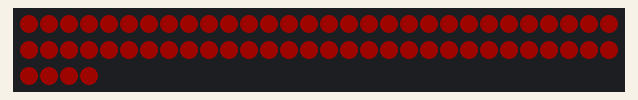
Recording of a sketch running on a simulated Arduino Uno, built with avr-gcc and run on an emulated ATmega328P. Parts: 64 RGB LEDs in strip order, left to right, continuing on the next row. Dim RGB values are drawn brighter than linear.

Above: at 0.12 s.
At 0.76 s:
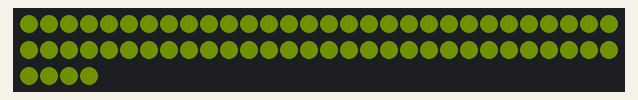
At 1.66 s:
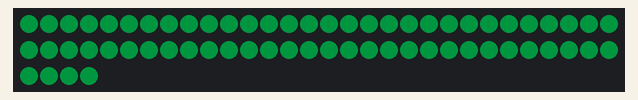
At 2.3 s:
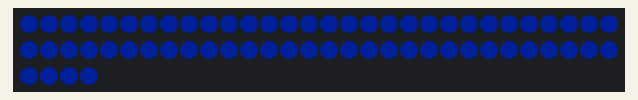
At 3.21 s:
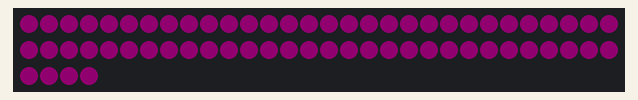

The sketch:

Neo8.ino
```cpp
#include <Adafruit_NeoPixel.h>

//declaring the neopixel strip
Adafruit_NeoPixel strip(64, 6);

void setup() {
  // put your setup code here, to run once:
  strip.begin();
  strip.clear();
  strip.setBrightness(30);
}

void loop() {
  // put your main code here, to run repeatedly:
  //a forloop for the colors
  //starts at a color value of 0 and then increases by one until it reaches 255
  for (int x = 0; x <= 255; x++) {

    //a forloop for the number of pixels
    //starts at pixel index 0 and then increases by one until it reaches all 64 pixels
    for (int i = 0; i < strip.numPixels(); i++) {
      //the entire board lights up the color based on the X value (which should always be increasing)
      strip.setPixelColor(i, Wheel((x)));
    }
    //placed here so the entire board shows same color at once
      strip.show();
      delay(10);
  }
}


//takes a value from 0-255 to get a color value
//the colors transition from red, green, blue back to red
uint32_t Wheel(byte WheelPos) {
  WheelPos = 255 - WheelPos;
  if (WheelPos < 85) {
    return strip.Color(255 - WheelPos * 3, 0, WheelPos * 3);
  }
  if (WheelPos < 170) {
    WheelPos -= 85;
    return strip.Color(0, WheelPos * 3, 255 - WheelPos * 3);
  }
  WheelPos -= 170;
  return strip.Color(WheelPos * 3, 255 - WheelPos * 3, 0);
}
```

Measured:
- by itself, everything shown: repeats every 3.7 s, in 27 steps
